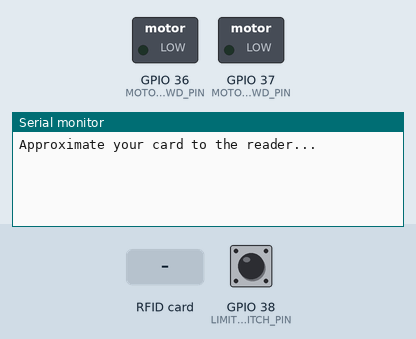
Recording of a sketch running on a simulated ESP32. Parts: switched loads named in the sketch (green lamp = pin HIGH), the last lines printed to the serial monitor. The test bench sets the inputs (shaded band); at power-on: GPIO 38 (LIMIT_SWITCH_PIN) HIGH.

Above: at 1.2 s.
1.3 s: RFID card 8D B5 89 79 held to the reader
At 2.5 s:
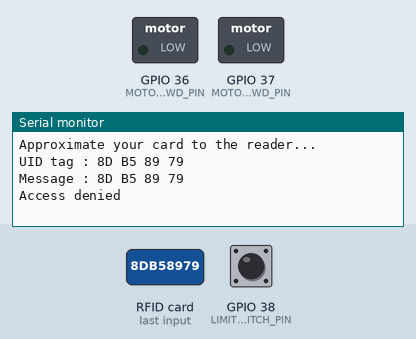
2.8 s: RFID card 04 0D 37 72 A9 61 80 held to the reader
At 4.0 s:
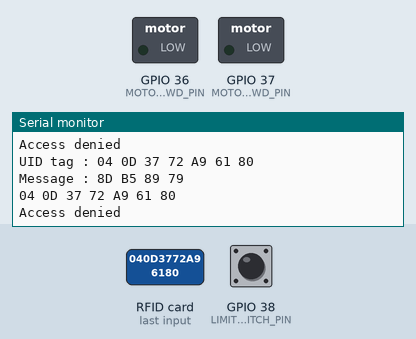
4.3 s: RFID card 52 D6 4A 20 held to the reader
At 4.9 s:
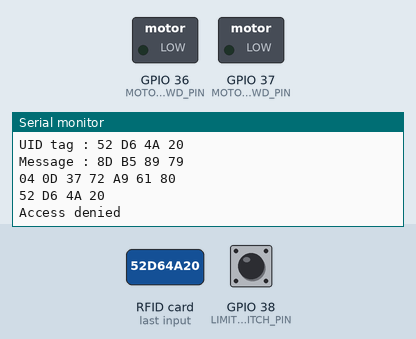

The sketch:

sketch_apr29a.ino
```cpp
#include <SPI.h>
#include <MFRC522.h>

#include <Wire.h>
#define SS_PIN 21
#define RST_PIN 22
#define MOTOR_FWD_PIN A0
#define MOTOR_BKWD_PIN A1
#define LIMIT_SWITCH_PIN A2

int motor_mode = 0;
unsigned int motor_timer = millis();
unsigned int idle_timer = millis();
unsigned int card_timer = millis();

const int freq = 5000;
const int ledChannel = 0;
const int resolution = 8;

String keys[] = {
  "8D B5 89 79",
  "04 0D 37 72 A9 61 80",
  "52 D6 4A 20",
  "1D E0 89 79",
  "DD 5D 4D 6D",
  "04 1F 14 CA EF 62 80",
  "04 1F 2D 92 EF 62 80",
  "04 13 27 72 8B 65 80"
};

MFRC522 mfrc522(SS_PIN, RST_PIN);   // Create MFRC522 instance.

void IRAM_ATTR ISR() {
  if (motor_mode == 1) {
    motor_mode = -2;
    idle_timer = millis();
    Serial.println("triggered");
  }
}

boolean checkKey(String key) {
  for (int i = 0; i < sizeof(keys) / sizeof(keys[0]); i++) {
    Serial.println(keys[i]);
    if (keys[i] == key) return true;
  }
  return false;
}

void setup()
{
  Serial.begin(115200);   // Initiate a serial communication
  SPI.begin();      // Initiate  SPI bus
  mfrc522.PCD_Init();   // Initiate MFRC522

  Serial.println("Approximate your card to the reader...");
  Serial.println();

  pinMode(MOTOR_FWD_PIN, OUTPUT);
  pinMode(MOTOR_BKWD_PIN, OUTPUT);
  pinMode(LIMIT_SWITCH_PIN, INPUT);

  attachInterrupt(LIMIT_SWITCH_PIN, ISR, FALLING);

  // configure LED PWM functionalitites
  ledcSetup(ledChannel, freq, resolution);

  // attach the channel to the GPIO to be controlled
  ledcAttachPin(MOTOR_FWD_PIN, ledChannel);
}
void loop()
{

  switch(motor_mode) {
    case 1:
//      digitalWrite(MOTOR_FWD_PIN, HIGH);
ledcWrite(ledChannel, 255);
      digitalWrite(MOTOR_BKWD_PIN, LOW);
      break;
    case 0:
//      digitalWrite(MOTOR_FWD_PIN, LOW);
ledcWrite(ledChannel, 0);
      digitalWrite(MOTOR_BKWD_PIN, LOW);
      break;
    case -1:
//      digitalWrite(MOTOR_FWD_PIN, LOW);
ledcWrite(ledChannel, 0);
      digitalWrite(MOTOR_BKWD_PIN, HIGH);
      if (millis() - motor_timer >= 400) motor_mode = 0;
      break;
    case -2:
      ledcWrite(ledChannel, 175);
      digitalWrite(MOTOR_BKWD_PIN, LOW);
      if (millis() - idle_timer >= 2000) {
        motor_mode = -1;
        motor_timer = millis();
      }
      break;
    default:
      break;
  }

  // Look for new cards
  if ( ! mfrc522.PICC_IsNewCardPresent())
  {
    return;
  }
  // Select one of the cards
  if ( ! mfrc522.PICC_ReadCardSerial())
  {
    return;
  }
  //Show UID on serial monitor
  Serial.print("UID tag :");
  String content= "";
  byte letter;

  for (byte i = 0; i < mfrc522.uid.size; i++)
  {
     Serial.print(mfrc522.uid.uidByte[i] < 0x10 ? " 0" : " ");
     Serial.print(mfrc522.uid.uidByte[i], HEX);
     content.concat(String(mfrc522.uid.uidByte[i] < 0x10 ? " 0" : " "));
     content.concat(String(mfrc522.uid.uidByte[i], HEX));
  }
  Serial.println();
  Serial.print("Message : ");
  content.toUpperCase();

  if (checkKey(content.substring(1)) && (millis() - card_timer > 2000))  //change here the UID of the card/cards that you want to give access
  {
    Serial.println("Authorized access");
    motor_mode = 1;
    card_timer = millis();
  } else   {
    Serial.println("Access denied");
    card_timer = millis();
  }
}
```

Measured:
- after the input at 1.3 s, the serial monitor: prints a new line at once (image 1)
- after the input at 2.8 s, the serial monitor: prints a new line at once (image 2)
- after the input at 4.3 s, the serial monitor: prints a new line at once (image 3)
